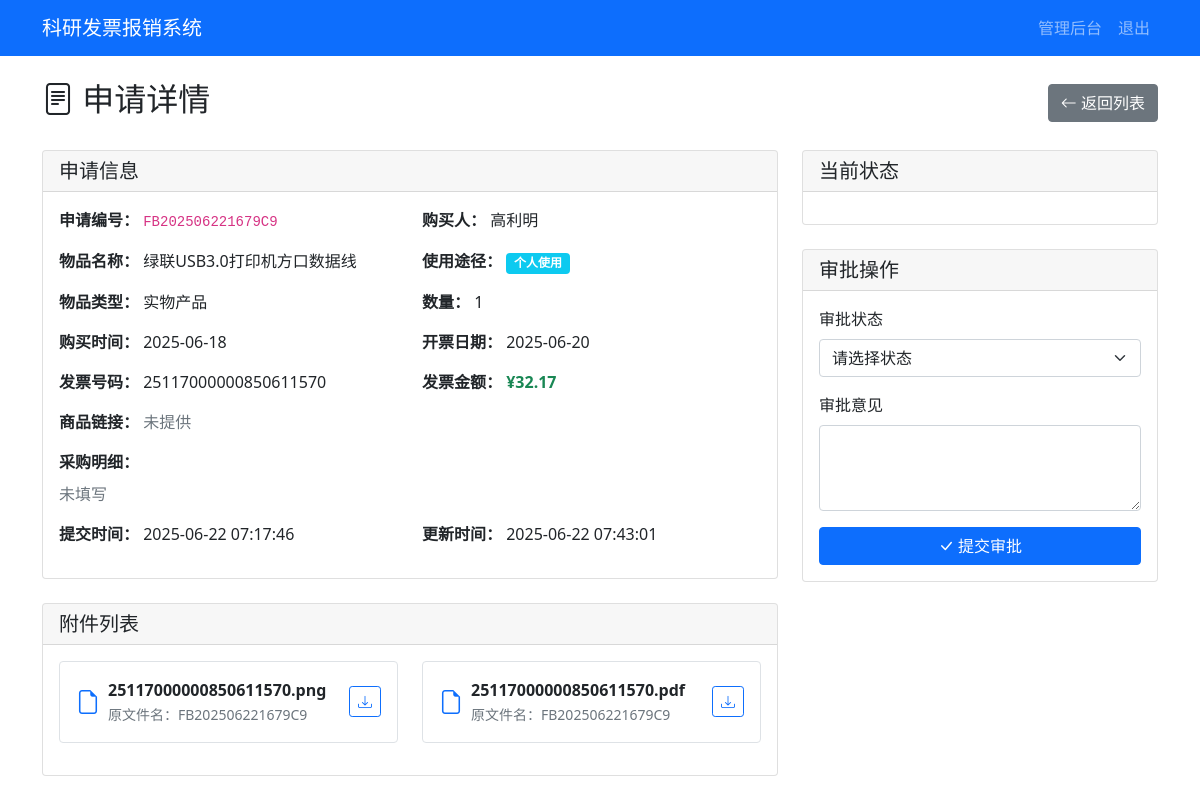
/admin/application/FB202506221679C9 (signed in), run on an earlier commit of the app's database.
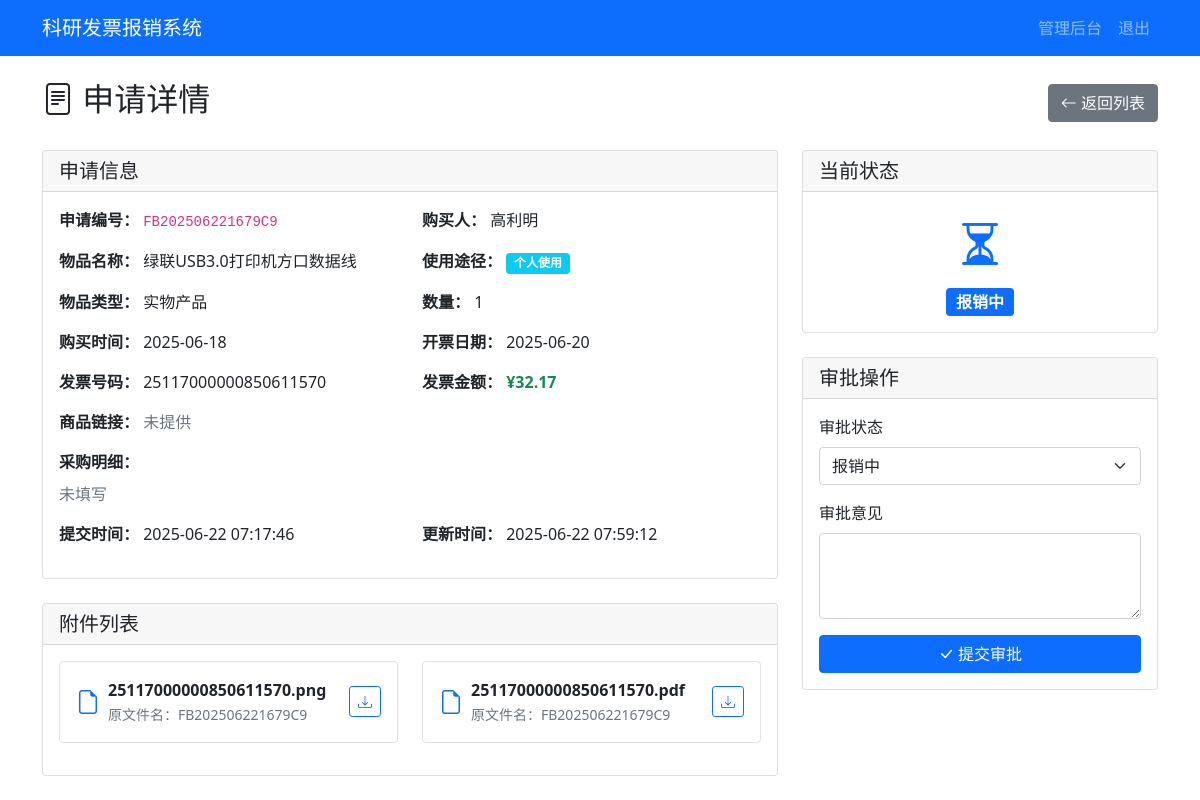
And on a later commit of the database.
### tables this page shows
CREATE TABLE applications (
        id INTEGER PRIMARY KEY AUTOINCREMENT,
        app_number TEXT UNIQUE NOT NULL,
        purchaser TEXT NOT NULL,
        purchase_details TEXT,
        item_name TEXT NOT NULL,
        product_link TEXT,
        usage_type TEXT NOT NULL,
        item_type TEXT NOT NULL,
        quantity INTEGER NOT NULL,
        purchase_time DATE NOT NULL,
        invoice_number TEXT NOT NULL,
        invoice_amount REAL NOT NULL,
        invoice_date DATE NOT NULL,
        status TEXT DEFAULT '待审批',
        approval_comment TEXT,
        created_at TIMESTAMP DEFAULT CURRENT_TIMESTAMP,
        updated_at TIMESTAMP DEFAULT CURRENT_TIMESTAMP
    );

### app.py (the view)
        def wrapper(*args, **kwargs):
            start_time = datetime.now()
            client_ip = request.environ.get('HTTP_X_FORWARDED_FOR', request.environ.get('REMOTE_ADDR'))
            user_agent = request.headers.get('User-Agent', '')
            log_data = {
                'operation': operation_type,
                'method': request.method,
                'url': request.url,
                'client_ip': client_ip,
                'user_agent': user_agent,
                'start_time': start_time.isoformat(),
                'user': session.get('admin_username', 'anonymous')
            }
            if request.method == 'POST':
                form_data = dict(request.form)
                if 'password' in form_data:
                    form_data['password'] = '***'
                log_data['form_data'] = form_data
            if request.args:
                log_data['query_params'] = dict(request.args)
            try:
                result = f(*args, **kwargs)
                end_time = datetime.now()
                log_data.update({
                    'status': 'success',
                    'end_time': end_time.isoformat(),
                    'duration_ms': (end_time - start_time).total_seconds() * 1000,
                    'response_type': type(result).__name__
                })
                operation_logger.info(f"操作成功: {json.dumps(log_data, ensure_ascii=False)}")
                return result
            except Exception as e:
                end_time = datetime.now()
                log_data.update({
                    'status': 'error',
                    'error': str(e),
                    'end_time': end_time.isoformat(),
                    'duration_ms': (end_time - start_time).total_seconds() * 1000
                })
                operation_logger.error(f"操作失败: {json.dumps(log_data, ensure_ascii=False)}")
                app.logger.error(f"操作异常: {operation_type} - {str(e)}", exc_info=True)
                raise

### templates/admin_detail.html (shortened to what the changed rows need)
{% extends "base.html" %}
{% block content %}
<div class="d-flex justify-content-between align-items-center mb-4">
    <h2><i class="bi bi-file-text"></i> 申请详情</h2>
</div>
<div class="row">
    <div class="col-md-8">
        <div class="card mb-4">
            <div class="card-body">
                <div class="row">
                    <div class="col-md-6 mb-3">
                        <strong>申请编号：</strong>
                        <code>{{ application[1] }}</code>
                    </div>
                    <div class="col-md-6 mb-3">
                        <strong>购买人：</strong>
                        {{ application[2] }}
                    </div>
                    <div class="col-md-6 mb-3">
                        <strong>物品名称：</strong>
                        {{ application[4] }}
                    </div>
                    <div class="col-md-6 mb-3">
                        <strong>使用途径：</strong>
                        <span class="badge bg-{% if application[6] == '个人使用' %}info{% else %}success{% endif %}">
                            {{ application[6] }}
                        </span>
                    </div>
                    <div class="col-md-6 mb-3">
                        <strong>物品类型：</strong>
                        {{ application[7] }}
                    </div>
                    <div class="col-md-6 mb-3">
                        <strong>数量：</strong>
                        {{ application[8] }}
                    </div>
                    <div class="col-md-6 mb-3">
                        <strong>购买时间：</strong>
                        {{ application[9] }}
                    </div>
                    <div class="col-md-6 mb-3">
                        <strong>开票日期：</strong>
                        {{ application[12] }}
                    </div>
                    <div class="col-md-6 mb-3">
                        <strong>发票号码：</strong>
                        {{ application[10] }}
                    </div>
                    <div class="col-md-6 mb-3">
                        <strong>发票金额：</strong>
                        <span class="text-success fw-bold">¥{{ "%.2f"|format(application[11]) }}</span>
                    </div>
                    <div class="col-12 mb-3">
                        <strong>商品链接：</strong>
                        {% if application[5] %}
                        <a href="{{ application[5] }}" target="_blank" class="text-decoration-none">
                            {{ application[5] }} <i class="bi bi-box-arrow-up-right"></i>
                        </a>
                        {% else %}
                        <span class="text-muted">未提供</span>
                        {% endif %}
                    </div>
                    <div class="col-12 mb-3">
                        <strong>采购明细：</strong>
                        <div class="mt-2">
                        </div>
                    </div>
                    <div class="col-md-6 mb-3">
                        <strong>提交时间：</strong>
                        {{ application[15] }}
                    </div>
                    <div class="col-md-6 mb-3">
                        <strong>更新时间：</strong>
                        {{ application[16] }}
                    </div>
                </div>
            </div>
        </div>
    </div>
    <div class="col-md-4">
        <div class="card mb-4">
            <div class="card-body text-center">
                {% if application[13] == '待审批' %}
                <i class="bi bi-clock text-warning" style="font-size: 3rem;"></i>
                <div class="mt-2">
                    <span class="badge bg-warning fs-6">{{ application[13] }}</span>
                </div>
                {% elif application[13] == '报销中' %}
                <i class="bi bi-hourglass-split text-primary" style="font-size: 3rem;"></i>
                <div class="mt-2">
                    <span class="badge bg-primary fs-6">{{ application[13] }}</span>
                </div>
                {% elif application[13] == '已报销' %}
                <i class="bi bi-check-circle text-success" style="font-size: 3rem;"></i>
                <div class="mt-2">
                    <span class="badge bg-success fs-6">{{ application[13] }}</span>
                </div>
                {% elif application[13] == '驳回' %}
                <i class="bi bi-x-circle text-danger" style="font-size: 3rem;"></i>
                <div class="mt-2">
                    <span class="badge bg-danger fs-6">{{ application[13] }}</span>
                </div>
                {% endif %}
            </div>
        </div>
        <div class="card">
            <div class="card-body">
                <form action="{{ url_for('approve_application', app_number=application[1]) }}" method="post">
                    <div class="mb-3">
                        <label for="status" class="form-label">审批状态</label>
                        <select class="form-select" id="status" name="status" required>
                            <option value="">请选择状态</option>
                            <option value="报销中" {% if application[13]=='报销中' %}selected{% endif %}>报销中</option>
                        </select>
                    </div>
                </form>
            </div>
        </div>
    </div>
</div>
{% endblock %}

What changed in the data, as far as the page shows it:
changed applications "高利明": updated_at "2025-06-22 07:43:01" → "2025-06-22 07:59:12"; status (not shown) → "报销中"
Also different on the page:
form field status: "请选择状态" → (not shown)
